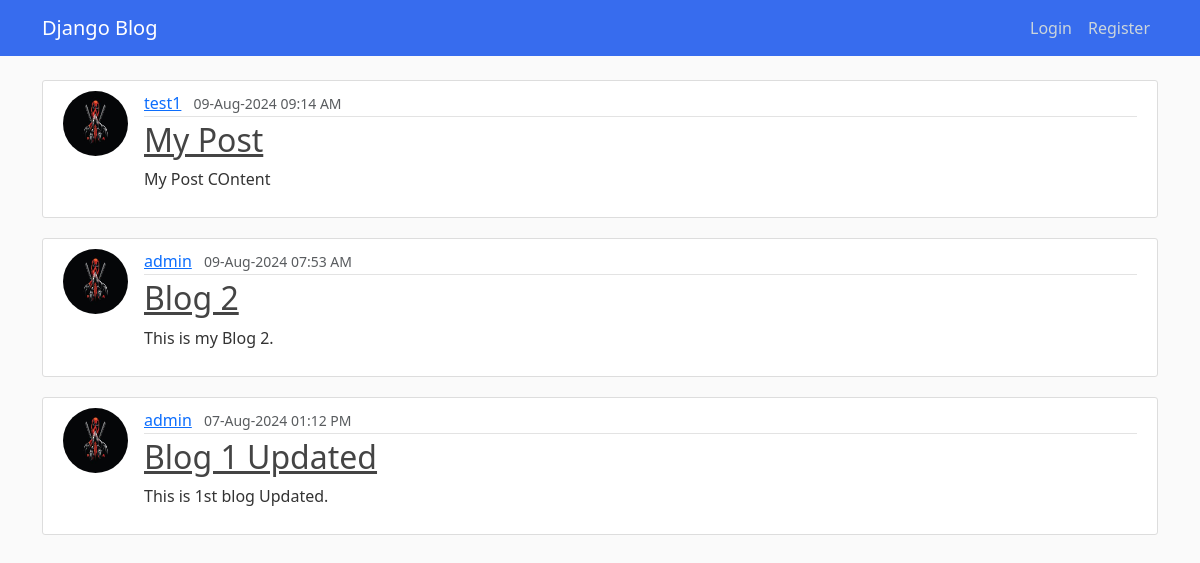
The app's page /, older data.
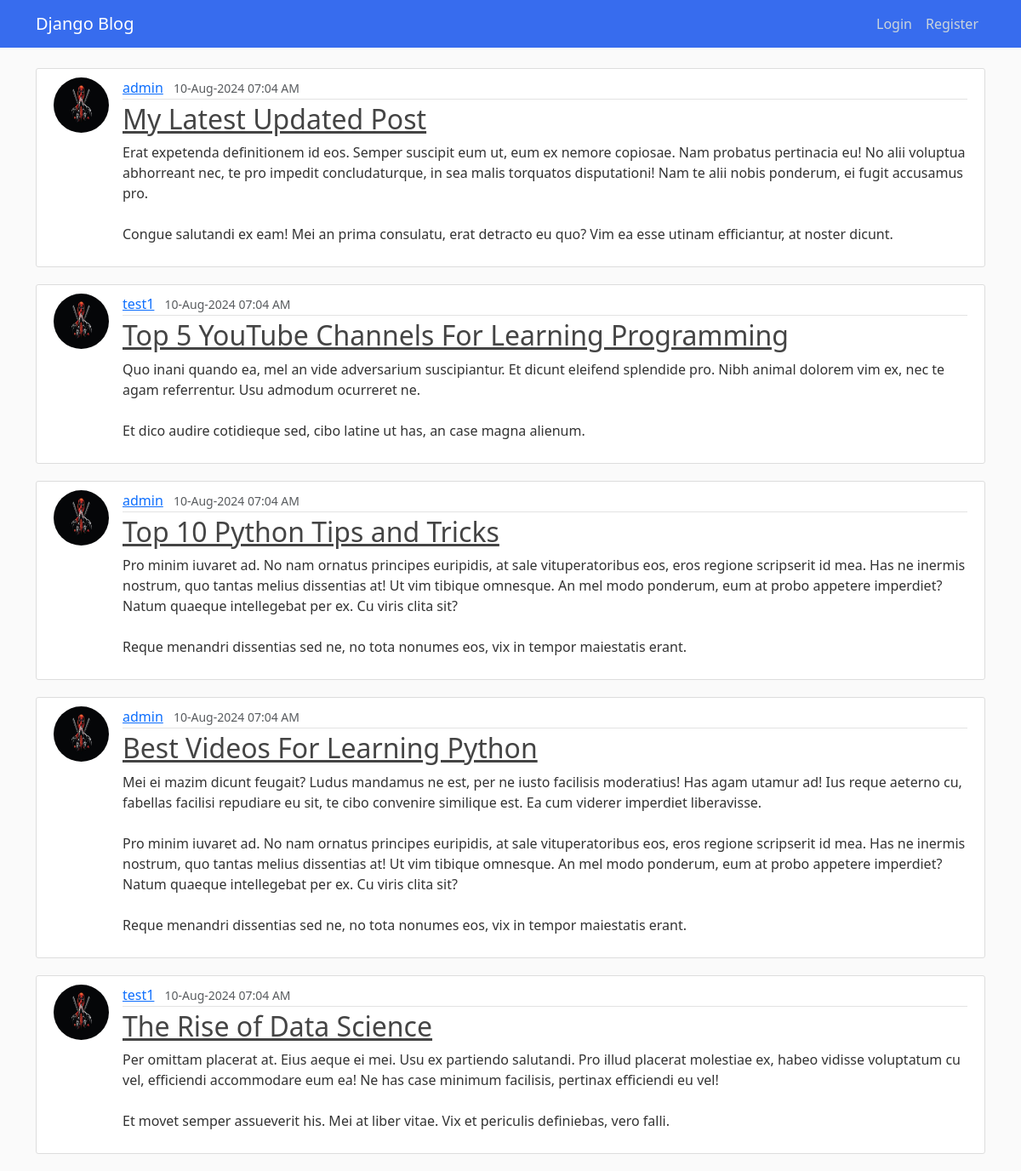
The same page, newer data.
### blog/models.py (models this page shows, shortened)
class Post(models.Model):
    title = models.CharField(max_length=100)
    content = models.TextField()
    date_posted = models.DateTimeField(default=timezone.now)
    author = models.ForeignKey(User, on_delete=models.CASCADE)

### users/models.py (models this page shows, shortened)
class Profile(models.Model):
    user = models.OneToOneField(User, on_delete=models.CASCADE)
    image = models.ImageField(default="default.jpg", upload_to="profile_pics")

### blog/views.py (the view)
# urls.py: path("", PostListView.as_view(), name="blog-home"),
class PostListView(ListView):
    model = Post
    template_name = 'blog/home.html'
    context_object_name = 'posts'
    ordering = ['-date_posted']
    paginate_by = 5

### blog/templates/blog/home.html
{% extends 'blog/default.html' %}
{% block ui %}
        {% for post in posts %}
            <article class="media content-section">
                <img class="rounded-circle article-img" src= "{{ post.author.profile.image.url }}">
  <div class="media-body">
    <div class="article-metadata">
      <a class="mr-2" href="#">{{ post.author }}</a>
      <small class="text-muted">{{ post.date_posted | date:"d-M-Y h:i A" }}</small>
    </div>
    <h2><a class="article-title" href="{% url 'post-detail' post.id %}">{{ post.title }}</a></h2>
    <p class="article-content">{{ post.content }}</p>
  </div>
</article>
        {% endfor %}
{% endblock ui %}

Row changes from the older to the newer data that the page shows:
no longer on this page (row unchanged): Post: author.profile.image (placeholder picture), author "test1", date_posted "09-Aug-2024 09:14 AM", title "My Post", content "My Post COntent"
no longer on this page (row unchanged): Post: author.profile.image (picture), author "admin", date_posted "09-Aug-2024 07:53 AM", title "Blog 2", content "This is my Blog 2."
no longer on this page (row unchanged): Post: author.profile.image (picture), author "admin", date_posted "07-Aug-2024 01:12 PM", title "Blog 1 Updated", content "This is 1st blog Updated."
added Post: author.profile.image (picture), author "admin", date_posted "10-Aug-2024 07:04 AM", title "My Latest Updated Post", content "Erat expetenda definitionem id eos. Semper suscipit eum ut, eum ex nemore copiosae. Nam probatus pertinacia eu! No alii voluptua abhorreant nec, te pro impedit concludaturque, in sea malis torquatos disputationi! Nam te alii nobis ponderum, ei fugit accusamus pro. Congue salutandi ex eam! Mei an prima consulatu, erat detracto eu quo? Vim ea esse utinam efficiantur, at noster dicunt."
added Post: author.profile.image (placeholder picture), author "test1", date_posted "10-Aug-2024 07:04 AM", title "Top 5 YouTube Channels For Learning Programming", content "Quo inani quando ea, mel an vide adversarium suscipiantur. Et dicunt eleifend splendide pro. Nibh animal dolorem vim ex, nec te agam referrentur. Usu admodum ocurreret ne. Et dico audire cotidieque sed, cibo latine ut has, an case magna alienum."
added Post: author.profile.image (picture), author "admin", date_posted "10-Aug-2024 07:04 AM", title "Top 10 Python Tips and Tricks", content "Pro minim iuvaret ad. No nam ornatus principes euripidis, at sale vituperatoribus eos, eros regione scripserit id mea. Has ne inermis nostrum, quo tantas melius dissentias at! Ut vim tibique omnesque. An mel modo ponderum, eum at probo appetere imperdiet? Natum quaeque intellegebat per ex. Cu viris clita sit? Reque menandri dissentias sed ne, no tota nonumes eos, vix in tempor maiestatis erant."
added Post: author.profile.image (picture), author "admin", date_posted "10-Aug-2024 07:04 AM", title "Best Videos For Learning Python", content "Mei ei mazim dicunt feugait? Ludus mandamus ne est, per ne iusto facilisis moderatius! Has agam utamur ad! Ius reque aeterno cu, fabellas facilisi repudiare eu sit, te cibo convenire similique est. Ea cum viderer imperdiet liberavisse. Pro minim iuvaret ad. No nam ornatus principes euripidis, at sale vituperatoribus eos, eros regione scripserit id mea. Has ne inermis nostrum, quo tantas melius dissentias at! Ut vim tibique omnesque. An mel modo ponderum, eum at probo appetere imperdiet? Natum quaeque intellegebat per ex. Cu viris clita sit? Reque menandri dissentias sed ne, no tota nonumes eos, vix in tempor maiestatis erant."
added Post: author.profile.image (placeholder picture), author "test1", date_posted "10-Aug-2024 07:04 AM", title "The Rise of Data Science", content "Per omittam placerat at. Eius aeque ei mei. Usu ex partiendo salutandi. Pro illud placerat molestiae ex, habeo vidisse voluptatum cu vel, efficiendi accommodare eum ea! Ne has case minimum facilisis, pertinax efficiendi eu vel! Et movet semper assueverit his. Mei at liber vitae. Vix et periculis definiebas, vero falli."
